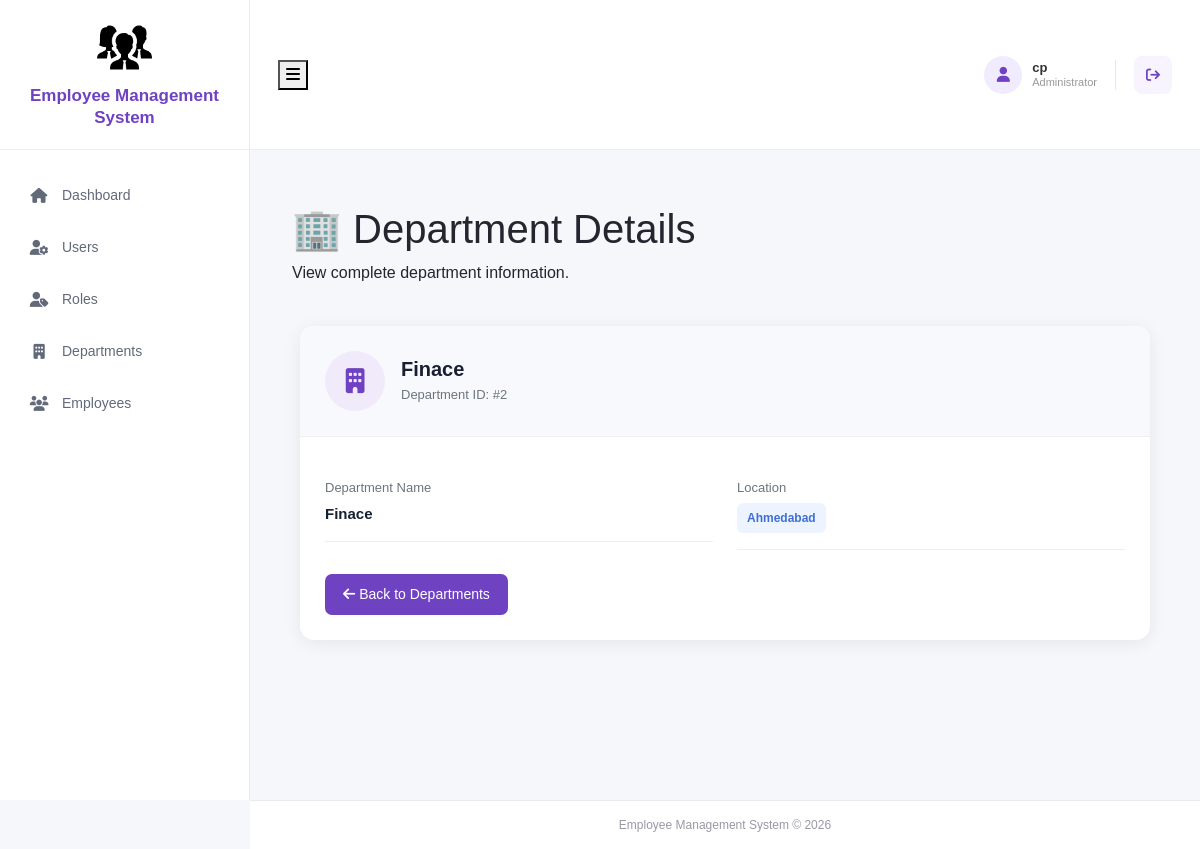
Screenshot of /departments/2/ (signed in) with the database file from the repository.
### employee_app/models.py (models this page shows, shortened)
class Department(models.Model):
     name = models.CharField(max_length=30, null=False)
     location = models.CharField(max_length=30)

### employee_app/views.py (the view)
@login_required
def show_dep(request, dep_id):
    department = get_object_or_404(
        Department,
        id=dep_id
    )
    return render(
        request,
        'departments/show_dep.html',
        {
            'department': department
        }
    )

### employee_app/templates/departments/show_dep.html (shortened to what this page needs)
{% extends 'base.html' %}
{% block content %}
<div class="container">
<div class="page-header">
    <h1>🏢 Department Details</h1>
    <p>
        View complete department information.
    </p>
</div>
<div class="detail-card">
    <div class="detail-header">
        <div class="employee-icon">
            <i class="fa-solid fa-building"></i>
        </div>
        <div>
            <h4>
                {{ department.name }}
            </h4>
            <p>
                Department ID: #{{ department.id }}
            </p>
        </div>
    </div>
    <div class="detail-body">
        <div class="row">
            <div class="col-md-6">
                <div class="detail-item">
                    <div class="detail-label">
                        Department Name
                    </div>
                    <div class="detail-value">
                        {{ department.name }}
                    </div>
                </div>
            </div>
            <div class="col-md-6">
                <div class="detail-item">
                    <div class="detail-label">
                        Location
                    </div>
                    <div class="detail-value">
                        <span class="department-badge">
                            {{ department.location }}
                        </span>
                    </div>
                </div>
            </div>
        </div>
        <div class="mt-4">
            <a
                href="{% url 'department_index' %}"
                class="back-btn"
            >
                <i class="fa-solid fa-arrow-left"></i>
                Back to Departments
            </a>
        </div>
    </div>
</div>
</div>
{% endblock %}

### employee_app/templates/components/header.html (shortened to what this page needs)
<header class="top-header">
    <div class="header-left">
        <button
            class="sidebar-toggle"
            id="sidebarToggle"
            type="button"
        >
            <i class="fa-solid fa-bars"></i>
        </button>
    </div>
    <div class="header-right">
        <div class="user-profile">
            <div class="user-avatar">
                <i class="fa-solid fa-user"></i>
            </div>
            <div class="user-info">
                <strong>{{ request.user.username }}</strong>
                <small>Administrator</small>
            </div>
        </div>
        <a
            href="{% url 'logout' %}"
            class="logout-btn"
            title="Logout"
        >
            <i class="fa-solid fa-arrow-right-from-bracket"></i>
        </a>
    </div>
</header>

### employee_app/static/css/style.css (style rules this page uses)
* { box-sizing: border-box; }
body { margin: 0; background: #f5f7fb; font-family: Arial, sans-serif; color: #252530; }
.page-header { padding: 35px 0 25px; }
.detail-card { background: #ffffff; border-radius: 14px; box-shadow: 0 3px 18px rgba(0, 0, 0, 0.07); overflow: hidden; max-width: 850px; margin: 0 auto 40px; }
.detail-header { padding: 25px; background: #f8f9fc; border-bottom: 1px solid #eeeeee; display: flex; align-items: center; gap: 16px; }
.detail-header h4 { margin: 0 0 4px; font-size: 20px; font-weight: 600; color: #172033; }
.detail-header p { margin: 0; color: #6c757d; font-size: 13px; }
.employee-icon { width: 60px; height: 60px; border-radius: 50%; background: #f0eafa; color: #6f42c1; display: flex; align-items: center; justify-content: center; font-size: 25px; flex-shrink: 0; }
.detail-body { padding: 25px; }
.detail-item { padding: 16px 0; border-bottom: 1px solid #eeeeee; }
.detail-label { color: #6c757d; font-size: 13px; margin-bottom: 5px; }
.detail-value { color: #172033; font-weight: 600; font-size: 15px; }
.department-badge { display: inline-block; background: #eef4ff; color: #3d6fd6; padding: 6px 10px; border-radius: 6px; font-size: 12px; font-weight: 600; }
.back-btn { display: inline-block; background: #6f42c1; color: #ffffff; padding: 10px 18px; border-radius: 7px; font-size: 14px; font-weight: 500; text-decoration: none; }
.top-header { height: 150px; position: fixed; top: 0; left: 250px; right: 0; z-index: 1000; display: flex; align-items: center; justify-content: space-between; padding: 0 28px; background: #ffffff; border-bottom: 1px solid #eeeeee; }
.header-left { display: flex; align-items: center; gap: 18px; }
.header-right { display: flex; align-items: center; }
.user-profile { display: flex; align-items: center; gap: 10px; }
.user-avatar { width: 38px; height: 38px; border-radius: 50%; background: #f1ebff; color: #6f42c1; display: flex; align-items: center; justify-content: center; font-size: 15px; }
.user-info { display: flex; flex-direction: column; line-height: 1.25; }
.user-info strong { font-size: 13px; font-weight: 600; color: #333333; }
.user-info small { font-size: 11px; color: #999999; }
.logout-btn { width: 38px; height: 38px; border-radius: 8px; display: flex !important; align-items: center; justify-content: center; color: #6f42c1 !important; background: #f7f4ff; text-decoration: none !important; transition: all 0.2s ease; }
.logout-btn i { font-size: 14px; }

### rows the page displays
Department: name "Finace", id "2", location "Ahmedabad"

### other values shown
{{ request.user.username }} "cp"
